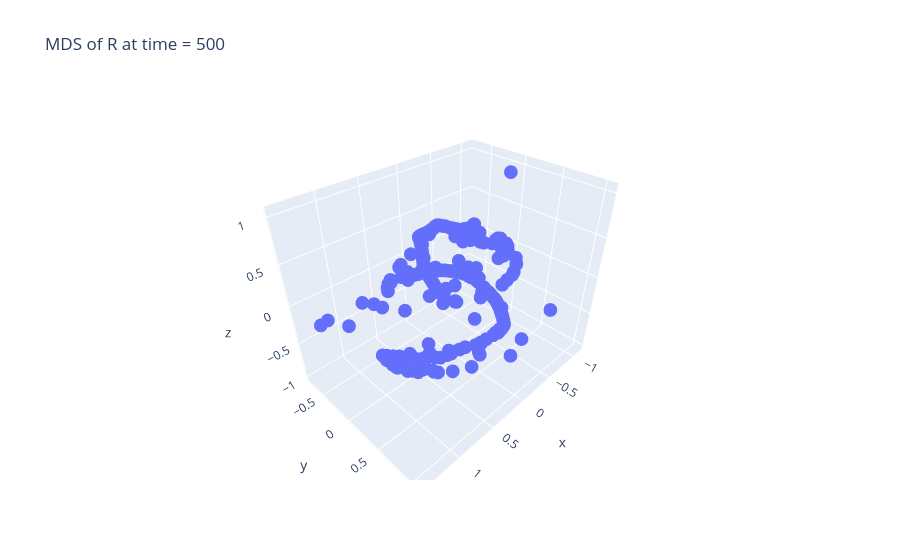

Notebook code cell kept with this figure:
### Code cell
import plotly.express as px

fig = px.scatter_3d(
    title=f"MDS of R at time = {time}",
    x=R_proj_mds[:,0],
    y=R_proj_mds[:,1],
    z=R_proj_mds[:,2],
    hover_name=np.arange(len(R_proj_mds)),
    size_max=5
)

fig.show()

### Figure 1 — Plotly figure (JSON) as saved in the notebook; plotly's stock layout.template omitted (floating-point values rounded to 4 significant figures; data arrays with more than 128 entries replaced by an {"elided": "..."} marker saying what was removed)
{"data": [{"hovertemplate": "<b>%{hovertext}</b><br><br>x=%{x}<br>y=%{y}<br>z=%{z}<extra></extra>", "hovertext": {"elided": "2501 float values"}, "legendgroup": "", "marker": {"color": "#636efa", "symbol": "circle"}, "mode": "markers", "name": "", "scene": "scene", "showlegend": false, "type": "scatter3d", "x": {"elided": "2501 float values"}, "y": {"elided": "2501 float values"}, "z": {"elided": "2501 float values"}}], "layout": {"legend": {"tracegroupgap": 0}, "scene": {"domain": {"x": [0, 1], "y": [0, 1]}, "xaxis": {"title": {"text": "x"}}, "yaxis": {"title": {"text": "y"}}, "zaxis": {"title": {"text": "z"}}}, "title": {"text": "MDS of R at time = 500"}}}
